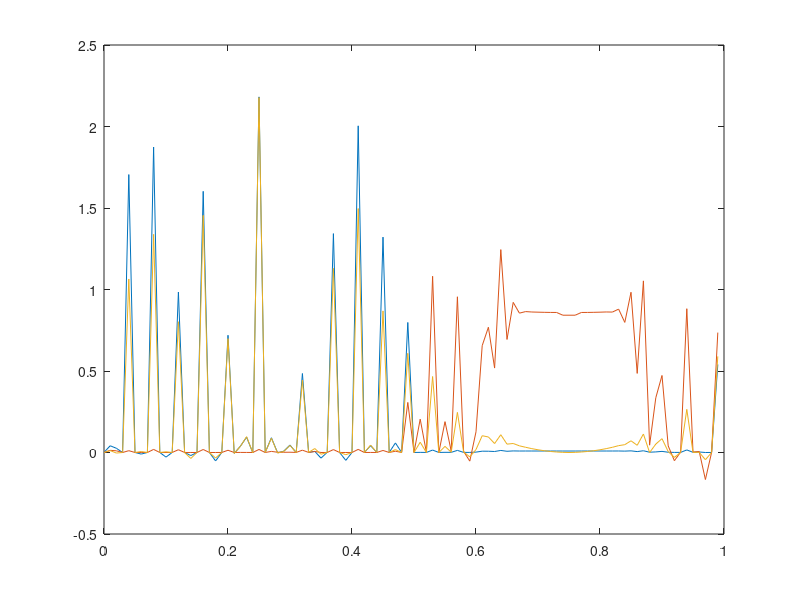

MATLAB code to generate this figure:
% Solve basic equations
% dt(A) + dx(v A) = DA dx^2 A + konA - koffA A - rA A P
% dt(P) + dx(v P) = DP dx^2 P + konP - koffP P - rP A P
% v = sigma0/gamma dx(m)
% dt(m) + dx(vM) = konM A - koffM M + dx^2 M
% on periodic domain
% to see if we get a bistable state
% Solution strategy: treat diffusion implicitly, everything else 
% explicitly
%close all;
DA = 0.0; DP = 0.0; DM = 0.0;
konA = 1; konP = 1; konM = 1;
koffA = 1; koffP = 1; koffM = 1;
rA = 1; rP = 1; sigmaOverGamma=1;
dt = 1e-4;
L = 1;
N = 100;
h = L/N;
x = (0:N-1)'*h;
% Second derivative matrix
DSq = sparse(N,N);
DOneCenter = sparse(N,N);
for iR=1:N
    DSq(iR,iR)=-2/h^2;
    %DOne(iR,iR)=-1/h;
    if (iR==1)
        DSq(iR,end)=1/h^2;
        DOneCenter(iR,end)=-1/(2*h);
    else
        DSq(iR,iR-1)=1/h^2;
        DOneCenter(iR,iR-1)=-1/(2*h);
    end
    if (iR==N)  
        DSq(iR,1)=1/h^2;
        DOneCenter(iR,1)=1/(2*h);
    else
        DSq(iR,iR+1)=1/h^2;
        DOneCenter(iR,iR+1)=1/(2*h);
    end
end
%max(abs(DSq*sin(2*pi*x/L)+(2*pi/L)^2*sin(2*pi*x/L)))
%max(abs(DOneCenter*sin(2*pi*x/L)-(2*pi/L)*cos(2*pi*x/L)))
DiffMat_A = (speye(N)/dt-DA*DSq);
DiffMat_P = (speye(N)/dt-DP*DSq);
DiffMat_M = (speye(N)/dt-DM*DSq);


% Initial guess
A = ones(N,1).*(x<L/2);
P = ones(N,1).*(x>=L/2);
M = 1/2*(1+sin(2*pi*x/L));
er = 1;
nIts = 1;
while (er > 1e-5 && nIts < 100)
    Aprev = A; Pprev = P; Mprev = M;
    v = sigmaOverGamma*DOneCenter*M;
    % Build derivative matrix based on sign of v
    DOneUW = sparse(N,N);
    for iR=1:N
        if (v(iR) > 0) % upwind
            DOneUW(iR,iR)=1/h;
            if (iR > 1)
                DOneUW(iR,iR-1)=-1/h;
            else
                DOneUW(iR,N)=-1/h;
            end
        else
            DOneUW(iR,iR)=-1/h;
            if (iR < N)
                DOneUW(iR,iR+1)=1/h;
            else
                DOneUW(iR,1)=1/h;
            end
        end
    end
    %max(abs(DOneUW*sin(2*pi*x/L)-(2*pi/L)*cos(2*pi*x/L)))
    dxAv = DOneUW*(A.*v);
    dxPv = DOneUW*(P.*v);
    dxMv = DOneUW*(M.*v);
    RHS_A = -dxAv + konA - koffA*A - rA*A.*P;
    RHS_P = -dxPv + konP - koffP*P - rP*A.*P;
    RHS_M = -dxMv + konM*A - koffM*M;
    % Solve for A using previous P
    % dt(A) + dx(vA) = DA dx^2 A + konA - koffA A - rA A P
    % dt(P) + dx(vP) = DP dx^2 P + konP - koffP P - rP A P
    A = DiffMat_A \ (A/dt+RHS_A);
    P = DiffMat_P \ (P/dt+RHS_P);
    M = DiffMat_M \ (M/dt+RHS_M);
    er1 = DA*DSq*A + konA - koffA*Aprev - rA*Pprev.*Aprev-(A-Aprev)/dt-DOneUW*(Aprev.*v);
    er2 = DP*DSq*P + konP - koffP*Pprev -rP*Pprev.*Aprev-(P-Pprev)/dt-DOneUW*(Pprev.*v);
    er3 = konM*Aprev-koffM*Mprev + DM*DSq*M - (M-Mprev)/dt;
    mv = [(A-Aprev)/dt;(P-Pprev)/dt;(M-Mprev)/dt];
    er = max(abs(mv))/max(abs([A;P;M]));
    nIts=nIts+1;
%     plot(x,A)
%     hold on
%     plot(x,P)
%     plot(x,M)
%     drawnow
%     hold off 
end
plot(x,A)
hold on
plot(x,P)
plot(x,M)

% THE KEY is to get two tractable solutions here (look at limit 
% of zero diffusion, which is the solutions below)
disc = sqrt(4*koffA*koffP*konA*rP+(koffA*koffP+konP*rA-konA*rP)^2);
SolA1 = (-koffA*koffP-konP*rA+konA*rP+disc)/(2*koffA*rP);
SolA2 = (-koffA*koffP-konP*rA+konA*rP-disc)/(2*koffA*rP);
SolP1 = (-koffA*koffP+konP*rA-konA*rP+disc)/(2*koffP*rA);
SolP2 = (-koffA*koffP+konP*rA-konA*rP-disc)/(2*koffP*rA);

